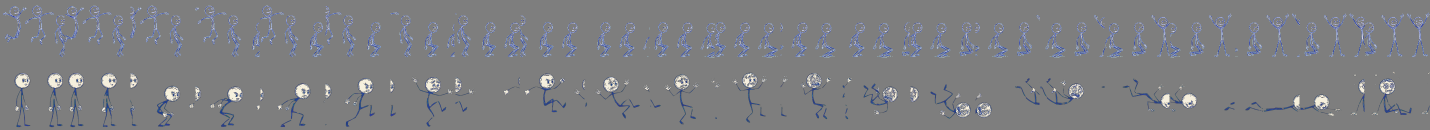
#> input picture scripts/sprite-work/clean_contact.png, 2860 x 260 px, given as the content of the folder public/assets/ui/elements/selection_ui_assets, which was not available (shown at 1/2 size)
$ python remove-background.py
#> lines starting #> are read from the running program, lines starting #| are printed output that depends on the picture; pictures that were not available may be replaced by others from this repository, and a replacement may not be noted
#!/usr/bin/env python3
"""
Background Remover - Converts background color to transparency
Optimized for hand-drawn UI elements with white/beige backgrounds
"""

import os
import sys
from PIL import Image
import numpy as np
from collections import Counter


def get_background_color(data, sample_size=20):
    """Detect background by sampling corners."""
#> called with sample_size = 20
    h, w = data.shape[:2]
#> h = 260; w = 2860
    samples = []

    corners = [
        data[0:sample_size, 0:sample_size],
        data[0:sample_size, w-sample_size:w],
        data[h-sample_size:h, 0:sample_size],
        data[h-sample_size:h, w-sample_size:w],
    ]

    for corner in corners:
        for row in corner:
            for pixel in row:
                samples.append(tuple(pixel[:3]))
#> this loop made 4 passes
#> after the loop, samples = 1600 items, first 6: (126, 126, 126), (126, 126, 126), (126, 126, 126), (126, 126, 126), (126, 126, 126), (126, 126, 126)

    counter = Counter(samples)
#> counter = {(126, 126, 126): 1600}
    return counter.most_common(1)[0][0]


def remove_background(input_path, output_path, threshold=25, feather=True):
    """
    Remove background from image, replacing with transparency.

    Args:
        input_path: Source image
        output_path: Output PNG with transparency
        threshold: Color distance threshold (higher = more aggressive removal)
        feather: If True, creates smooth edges based on color distance
    """
    img = Image.open(input_path).convert('RGBA')
    data = np.array(img)

    # Detect background color
    bg_color = get_background_color(data)
#> bg_color = (126, 126, 126)
    print(f"  Background: RGB{bg_color}")
#|   Background: RGB(126, 126, 126)

    # Calculate distance from background for each pixel
    rgb = data[:, :, :3].astype(np.float32)
    bg = np.array(bg_color, dtype=np.float32)
#> bg = [126, 126, 126]

    # Euclidean distance
    distance = np.sqrt(np.sum((rgb - bg) ** 2, axis=2))
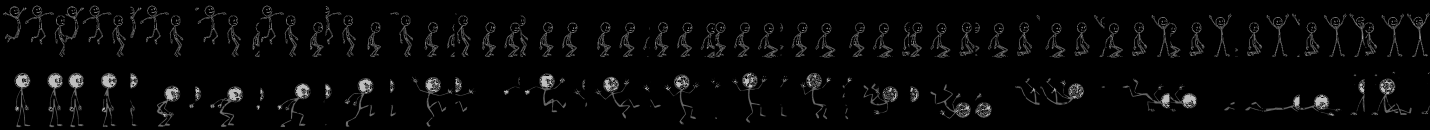
#> distance: shape (260, 2860) float32 (shown at 1/2 size); min 0, max 207.6, mean 8.2

    if feather:
        # Smooth alpha based on distance (closer to bg = more transparent)
        # Map distance to alpha: 0 at threshold/2, 255 at threshold*2
        alpha = np.clip((distance - threshold * 0.5) / (threshold * 1.5) * 255, 0, 255)
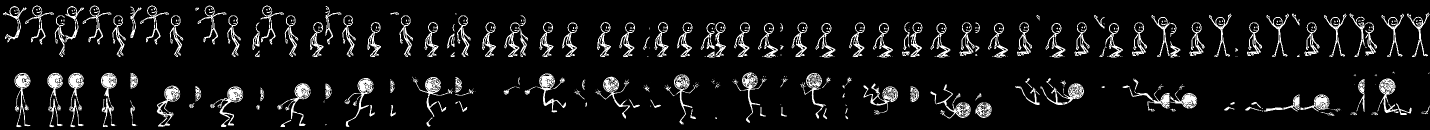
#> alpha: shape (260, 2860) float32 (shown at 1/2 size); min 0, max 255, mean 20.6
        alpha = alpha.astype(np.uint8)
    else:
        # Hard cutoff
        alpha = np.where(distance > threshold, 255, 0).astype(np.uint8)

    # Apply new alpha channel
    data[:, :, 3] = alpha
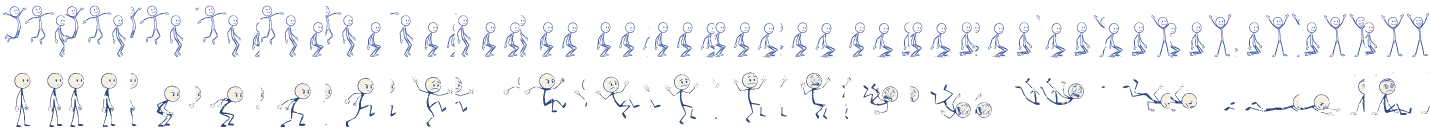
#> data: shape (260, 2860, 4) (shown at 1/2 size); mean R, G, B, A 126.2, 127.2, 130.1, 20.6; transparent parts drawn white

    # Save result
    result = Image.fromarray(data)
    result.save(output_path)

    return True


def process_directory(input_dir, output_dir, threshold=25):
    """Process all PNGs in a directory."""
    os.makedirs(output_dir, exist_ok=True)

    files = [f for f in os.listdir(input_dir) if f.lower().endswith('.png')]
    print(f"Processing {len(files)} images...")
    print(f"Threshold: {threshold}")
    print()

    for filename in sorted(files):
        input_path = os.path.join(input_dir, filename)
        output_path = os.path.join(output_dir, filename)

        print(f"Processing: {filename}")
        try:
            remove_background(input_path, output_path, threshold)
            print(f"  Saved: {output_path}")
        except Exception as e:
            print(f"  Error: {e}")

    print(f"\nDone! Output in: {output_dir}")


def main():
    if len(sys.argv) < 2:
        input_dir = 'public/assets/ui/elements/selection_ui_assets'
    else:
        input_dir = sys.argv[1]

    if len(sys.argv) < 3:
        output_dir = input_dir + '_transparent'
    else:
        output_dir = sys.argv[2]

    # Optional threshold argument
    threshold = int(sys.argv[3]) if len(sys.argv) > 3 else 25

    if os.path.isfile(input_dir):
        # Single file mode
        os.makedirs(os.path.dirname(output_dir) or '.', exist_ok=True)
        print(f"Processing single file: {input_dir}")
        remove_background(input_dir, output_dir, threshold)
    else:
        # Directory mode
        process_directory(input_dir, output_dir, threshold)


if __name__ == '__main__':
    main()
